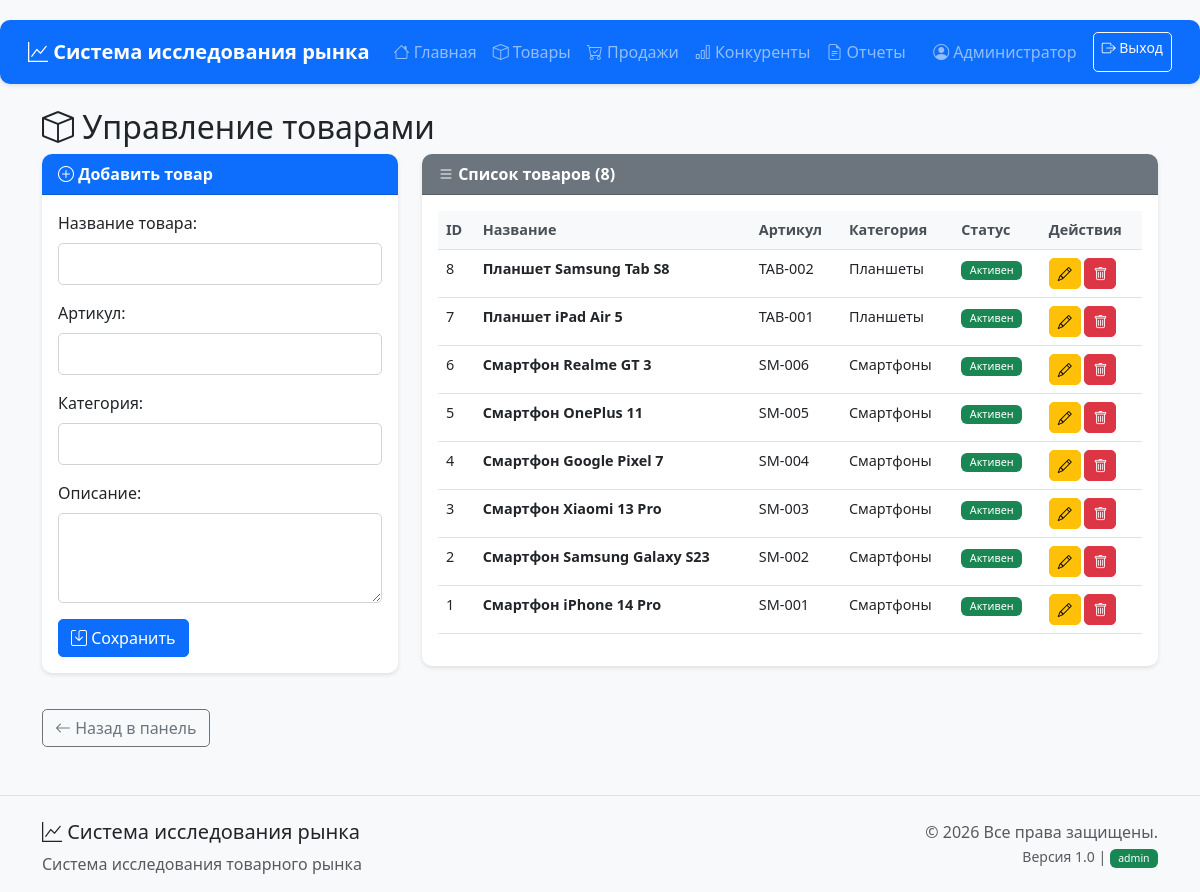
The page /products.php (signed in) on the database its author committed.
### tables this page shows
CREATE TABLE `products` (
  `id` int(11) NOT NULL,
  `name` varchar(200) NOT NULL,
  `internal_code` varchar(50) DEFAULT NULL,
  `category` varchar(100) DEFAULT NULL,
  `description` text DEFAULT NULL,
  `is_active` tinyint(1) DEFAULT 1
);

### products.php (the view, shortened to what this page needs)
<?php
require_once 'config.php';
$conn = getConnection();
$action = isset($_GET['action']) ? $_GET['action'] : '';
$id = isset($_GET['id']) ? intval($_GET['id']) : 0;
$product = null;
$products = [];
$result = $conn->query("SELECT * FROM products ORDER BY id DESC");
while ($row = $result->fetch_assoc()) {
    $products[] = $row;
}
?>
<div class="container mt-4">
    <h2><i class="bi bi-box"></i> Управление товарами</h2>
    <?php if ($action == 'edit' && $product): ?>
    <div class="row">
        <div class="col-md-6">
            <div class="card">
                <div class="card-header bg-warning text-dark">
                    <i class="bi bi-pencil-square"></i> Редактирование товара
                </div>
                <div class="card-body">
                    <?php if (canEdit()): ?>
                    <form method="POST" action="?action=edit&id=<?php echo $id; ?>">
                        <div class="mb-3">
                            <label class="form-label">Название товара:</label>
                            <input type="text" name="name" class="form-control"
                                   value="<?php echo htmlspecialchars($product['name']); ?>" required>
                        </div>
                        <div class="mb-3">
                            <label class="form-label">Артикул:</label>
                            <input type="text" name="internal_code" class="form-control"
                                   value="<?php echo htmlspecialchars($product['internal_code']); ?>">
                        </div>
                        <div class="mb-3">
                            <label class="form-label">Категория:</label>
                            <input type="text" name="category" class="form-control"
                                   value="<?php echo htmlspecialchars($product['category']); ?>">
                        </div>
                        <div class="mb-3">
                            <label class="form-label">Описание:</label>
                            <textarea name="description" class="form-control" rows="4"><?php echo htmlspecialchars($product['description']); ?></textarea>
                        </div>
                        <div class="mb-3 form-check">
                            <input type="checkbox" name="is_active" class="form-check-input" id="is_active"
                                <?php echo $product['is_active'] ? 'checked' : ''; ?>>
                            <label class="form-check-label" for="is_active">Активный товар</label>
                        </div>
                        <div class="d-grid gap-2 d-md-flex justify-content-md-between">
                            <button type="submit" class="btn btn-warning">
                                <i class="bi bi-check-circle"></i> Сохранить изменения
                            </button>
                            <a href="products.php" class="btn btn-secondary">
                                <i class="bi bi-x-circle"></i> Отмена
                            </a>
                        </div>
                    </form>
                    <?php else: ?>
                    <div class="alert alert-warning">
                        <i class="bi bi-shield-lock"></i> Недостаточно прав для редактирования товаров.
                    </div>
                    <?php endif; ?>
                </div>
            </div>
        </div>
        <div class="col-md-6">
            <div class="card">
                <div class="card-header bg-info text-white">
                    <i class="bi bi-info-circle"></i> Информация о товаре
                </div>
                <div class="card-body">
                    <p><strong>ID товара:</strong> <?php echo $product['id']; ?></p>
                    <p><strong>Статус:</strong>
                        <span class="badge bg-<?php echo $product['is_active'] ? 'success' : 'danger'; ?>">
                            <?php echo $product['is_active'] ? 'Активен' : 'Неактивен'; ?>
                        </span>
                    </p>
                    <h6>Последние продажи:</h6>
                    <?php
                    $sql = "SELECT s.sale_date, s.quantity, s.total_amount, sub.name as subdivision_name
                            FROM sales s
                            JOIN subdivisions sub ON s.subdivision_id = sub.id
                            WHERE s.product_id = ?
                            ORDER BY s.sale_date DESC
                            LIMIT 5";
                    $stmt = $conn->prepare($sql);
                    $stmt->bind_param("i", $id);
                    $stmt->execute();
                    $sales_result = $stmt->get_result();
                    if ($sales_result->num_rows > 0): ?>
                        <ul class="list-group list-group-flush">
                        <?php while ($sale = $sales_result->fetch_assoc()): ?>
                            <li class="list-group-item">
                                <small>
                                    <?php echo date('d.m.Y', strtotime($sale['sale_date'])); ?> |
                                    <?php echo $sale['subdivision_name']; ?> |
                                    <?php echo $sale['quantity']; ?> шт. |
                                    <?php echo number_format($sale['total_amount'], 2); ?> ₽
                                </small>
                            </li>
                        <?php endwhile; ?>
                        </ul>
                    <?php else: ?>
                        <p class="text-muted">Нет данных о продажах</p>
                    <?php endif; ?>
                </div>
            </div>
        </div>
    </div>
    <?php else: ?>
    <div class="row">
        <?php if (canEdit()): ?>
        <div class="col-md-4">
            <div class="card">
                <div class="card-header bg-primary text-white">
                    <i class="bi bi-plus-circle"></i> Добавить товар
                </div>
                <div class="card-body">
                    <form method="POST" action="?action=add">
                        <div class="mb-3">
                            <label class="form-label">Название товара:</label>
                            <input type="text" name="name" class="form-control" required>
                        </div>
                        <div class="mb-3">
                            <label class="form-label">Артикул:</label>
                            <input type="text" name="internal_code" class="form-control">
                        </div>
                        <div class="mb-3">
                            <label class="form-label">Категория:</label>
                            <input type="text" name="category" class="form-control">
                        </div>
                        <div class="mb-3">
                            <label class="form-label">Описание:</label>
                            <textarea name="description" class="form-control" rows="3"></textarea>
                        </div>
                        <button type="submit" class="btn btn-primary">
                            <i class="bi bi-save"></i> Сохранить
                        </button>
                    </form>
                </div>
            </div>
        </div>
        <div class="col-md-8">
        <?php else: ?>
        <div class="col-md-12">
        <?php endif; ?>
            <div class="card">
                <div class="card-header bg-secondary text-white">
                    <i class="bi bi-list"></i> Список товаров (<?php echo count($products); ?>)
                </div>
                <div class="card-body">
                    <div class="table-responsive">
                        <table class="table table-hover">
                            <thead>
                                <tr>
                                    <th>ID</th>
                                    <th>Название</th>
                                    <th>Артикул</th>
                                    <th>Категория</th>
                                    <th>Статус</th>
                                    <?php if (canEdit()): ?>
                                    <th>Действия</th>
                                    <?php endif; ?>
                                </tr>
                            </thead>
                            <tbody>
                                <?php foreach ($products as $product): ?>
                                <tr>
                                    <td><?php echo $product['id']; ?></td>
                                    <td><strong><?php echo $product['name']; ?></strong></td>
                                    <td><?php echo $product['internal_code']; ?></td>
                                    <td><?php echo $product['category']; ?></td>
                                    <td>
                                        <span class="badge bg-<?php echo $product['is_active'] ? 'success' : 'danger'; ?>">
                                            <?php echo $product['is_active'] ? 'Активен' : 'Неактивен'; ?>
                                        </span>
                                    </td>
                                    <?php if (canEdit()): ?>
                                    <td>
                                        <a href="?action=edit&id=<?php echo $product['id']; ?>"
                                           class="btn btn-sm btn-warning">
                                            <i class="bi bi-pencil"></i>
                                        </a>
                                        <a href="?action=delete&id=<?php echo $product['id']; ?>"
                                           class="btn btn-sm btn-danger">
                                            <i class="bi bi-trash"></i>
                                        </a>
                                    </td>
                                    <?php endif; ?>
                                </tr>
                                <?php endforeach; ?>
                            </tbody>
                        </table>
                    </div>
                </div>
            </div>
        </div>
    </div>
    <?php endif; ?>
    <?php if (!$action || $action == 'add'): ?>
    <a href="index.php" class="btn btn-outline-secondary mt-3">
        <i class="bi bi-arrow-left"></i> Назад в панель
    </a>
    <?php endif; ?>
</div>

### style.css (style rules this page uses)
body { padding-top: 20px; background-color: #f8f9fa; font-family: 'Segoe UI', Tahoma, Geneva, Verdana, sans-serif; }
.card { margin-bottom: 20px; box-shadow: 0 2px 4px rgba(0,0,0,.1); border: none; border-radius: 10px; transition: transform 0.2s; }
.card-header { border-radius: 10px 10px 0 0 !important; font-weight: 600; }
.table { font-size: 0.9rem; }
.table th { background-color: #f8f9fa; border-top: none; font-weight: 600; color: #495057; }
.btn { border-radius: 5px; font-weight: 500; }
.btn-sm { padding: 0.25rem 0.5rem; font-size: 0.875rem; }
.badge { font-weight: 500; padding: 0.4em 0.8em; }
.form-control, .form-select { border-radius: 5px; border: 1px solid #ced4da; padding: 0.5rem 0.75rem; }

### rows shown on the page
products: id "8", name "Планшет Samsung Tab S8", internal_code "TAB-002", category "Планшеты", is_active "Активен"
products: id "7", name "Планшет iPad Air 5", internal_code "TAB-001", category "Планшеты", is_active "Активен"
products: id "6", name "Смартфон Realme GT 3", internal_code "SM-006", category "Смартфоны", is_active "Активен"
products: id "5", name "Смартфон OnePlus 11", internal_code "SM-005", category "Смартфоны", is_active "Активен"
products: id "4", name "Смартфон Google Pixel 7", internal_code "SM-004", category "Смартфоны", is_active "Активен"
products: id "3", name "Смартфон Xiaomi 13 Pro", internal_code "SM-003", category "Смартфоны", is_active "Активен"
products: id "2", name "Смартфон Samsung Galaxy S23", internal_code "SM-002", category "Смартфоны", is_active "Активен"
products: id "1", name "Смартфон iPhone 14 Pro", internal_code "SM-001", category "Смартфоны", is_active "Активен"

### other values the page prints
SITE_NAME "Система исследования рынка"
$_SESSION['full_name'] "Администратор"
count($products) "8"
$_SESSION['username'] "admin"
